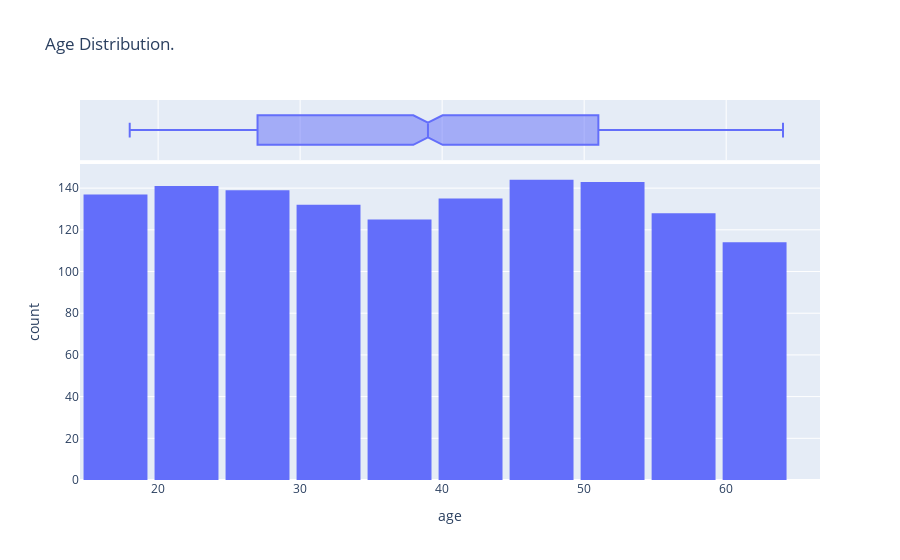

Write notebook code for a chart like this one.
### Code cell
#Lets plot a box plot of age
count,bin_edges = np.histogram(df['age'])
fig = px.histogram(
    df,
    x='age',
    marginal='box',
    nbins=len(bin_edges) - 1,
    title="Age Distribution."
)
fig.update_layout(bargap=0.1)
fig.show()

### Figure 1 — Plotly figure (JSON) as saved in the notebook; plotly's stock layout.template omitted (floating-point values rounded to 4 significant figures; data arrays with more than 128 entries replaced by an {"elided": "..."} marker saying what was removed)
{"data": [{"alignmentgroup": "True", "bingroup": "x", "hovertemplate": "age=%{x}<br>count=%{y}<extra></extra>", "legendgroup": "", "marker": {"color": "#636efa", "pattern": {"shape": ""}}, "name": "", "nbinsx": 10, "offsetgroup": "", "orientation": "v", "showlegend": false, "type": "histogram", "x": {"elided": "1338 int values"}, "xaxis": "x", "yaxis": "y"}, {"alignmentgroup": "True", "hovertemplate": "age=%{x}<extra></extra>", "legendgroup": "", "marker": {"color": "#636efa"}, "name": "", "notched": true, "offsetgroup": "", "showlegend": false, "type": "box", "x": {"elided": "1338 int values"}, "xaxis": "x2", "yaxis": "y2"}], "layout": {"autosize": true, "bargap": 0.1, "barmode": "relative", "legend": {"tracegroupgap": 0}, "title": {"text": "Age Distribution."}, "xaxis": {"anchor": "y", "autorange": true, "domain": [0, 1], "range": [14.5, 66.61], "title": {"text": "age"}, "type": "linear"}, "xaxis2": {"anchor": "y2", "autorange": true, "domain": [0, 1], "matches": "x", "range": [14.5, 66.61], "showgrid": true, "showticklabels": false, "type": "linear"}, "yaxis": {"anchor": "x", "autorange": true, "domain": [0, 0.8316], "range": [0, 151.6], "title": {"text": "count"}}, "yaxis2": {"anchor": "x2", "autorange": true, "domain": [0.8416, 1], "matches": "y2", "range": [-0.5, 0.5], "showgrid": false, "showline": false, "showticklabels": false, "ticks": "", "type": "category"}}}
